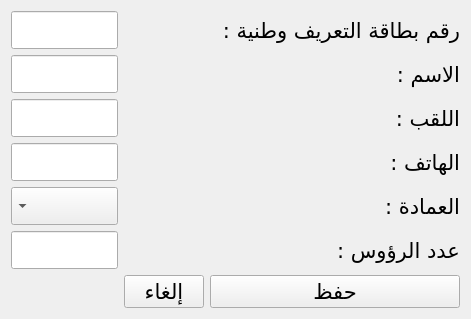
<?xml version="1.0" encoding="UTF-8"?>
<ui version="4.0">
 <class>newFarmers</class>
 <widget class="QWidget" name="newFarmers">
  <property name="windowModality">
   <enum>Qt::WindowModal</enum>
  </property>
  <property name="geometry">
   <rect>
    <x>0</x>
    <y>0</y>
    <width>442</width>
    <height>316</height>
   </rect>
  </property>
  <property name="font">
   <font>
    <family>Arabic Typesetting</family>
    <pointsize>16</pointsize>
   </font>
  </property>
  <property name="windowTitle">
   <string>D.P.A-إضافة فلاح جديد</string>
  </property>
  <property name="windowIcon">
   <iconset resource="../qrc_source/source.qrc">
    <normaloff>:/MainIcon/Image/pngtree-beautiful-wheat-glyph-vector-icon-png-image_2003301.jpg</normaloff>:/MainIcon/Image/pngtree-beautiful-wheat-glyph-vector-icon-png-image_2003301.jpg</iconset>
  </property>
  <property name="layoutDirection">
   <enum>Qt::RightToLeft</enum>
  </property>
  <property name="locale">
   <locale language="Arabic" country="Tunisia"/>
  </property>
  <layout class="QGridLayout" name="gridLayout">
   <item row="2" column="4">
    <widget class="QLineEdit" name="lastName">
     <property name="font">
      <font>
       <family>Arabic Typesetting</family>
       <pointsize>16</pointsize>
      </font>
     </property>
     <property name="maxLength">
      <number>100</number>
     </property>
    </widget>
   </item>
   <item row="0" column="4">
    <widget class="QLineEdit" name="idNumber">
     <property name="font">
      <font>
       <family>Arabic Typesetting</family>
       <pointsize>16</pointsize>
      </font>
     </property>
     <property name="inputMethodHints">
      <set>Qt::ImhDigitsOnly|Qt::ImhFormattedNumbersOnly|Qt::ImhPreferNumbers</set>
     </property>
     <property name="maxLength">
      <number>8</number>
     </property>
    </widget>
   </item>
   <item row="1" column="4">
    <widget class="QLineEdit" name="name">
     <property name="font">
      <font>
       <family>Arabic Typesetting</family>
       <pointsize>16</pointsize>
      </font>
     </property>
     <property name="inputMethodHints">
      <set>Qt::ImhNone</set>
     </property>
     <property name="maxLength">
      <number>100</number>
     </property>
    </widget>
   </item>
   <item row="5" column="4">
    <widget class="QLineEdit" name="headsNumber">
     <property name="font">
      <font>
       <family>Arabic Typesetting</family>
       <pointsize>16</pointsize>
      </font>
     </property>
     <property name="inputMethodHints">
      <set>Qt::ImhDigitsOnly|Qt::ImhFormattedNumbersOnly|Qt::ImhPreferNumbers</set>
     </property>
     <property name="maxLength">
      <number>8</number>
     </property>
    </widget>
   </item>
   <item row="3" column="4">
    <widget class="QLineEdit" name="phoneNumber">
     <property name="font">
      <font>
       <family>Arabic Typesetting</family>
       <pointsize>16</pointsize>
      </font>
     </property>
     <property name="inputMethodHints">
      <set>Qt::ImhDigitsOnly|Qt::ImhFormattedNumbersOnly|Qt::ImhPreferNumbers</set>
     </property>
     <property name="maxLength">
      <number>8</number>
     </property>
    </widget>
   </item>
   <item row="4" column="4">
    <widget class="QComboBox" name="Deanship">
     <property name="font">
      <font>
       <family>Arabic Typesetting</family>
       <pointsize>16</pointsize>
      </font>
     </property>
    </widget>
   </item>
   <item row="7" column="3">
    <widget class="QPushButton" name="cancel">
     <property name="font">
      <font>
       <family>Arabic Typesetting</family>
       <pointsize>16</pointsize>
      </font>
     </property>
     <property name="text">
      <string>إلغاء</string>
     </property>
    </widget>
   </item>
   <item row="7" column="0" colspan="3">
    <widget class="QPushButton" name="save">
     <property name="font">
      <font>
       <family>Arabic Typesetting</family>
       <pointsize>16</pointsize>
      </font>
     </property>
     <property name="text">
      <string>حفظ</string>
     </property>
    </widget>
   </item>
   <item row="0" column="0">
    <widget class="QLabel" name="label_2">
     <property name="font">
      <font>
       <family>Arabic Typesetting</family>
       <pointsize>16</pointsize>
      </font>
     </property>
     <property name="inputMethodHints">
      <set>Qt::ImhNone</set>
     </property>
     <property name="text">
      <string>رقم بطاقة التعريف وطنية :</string>
     </property>
    </widget>
   </item>
   <item row="1" column="0">
    <widget class="QLabel" name="label_3">
     <property name="font">
      <font>
       <family>Arabic Typesetting</family>
       <pointsize>16</pointsize>
      </font>
     </property>
     <property name="text">
      <string>الاسم :</string>
     </property>
    </widget>
   </item>
   <item row="2" column="0">
    <widget class="QLabel" name="label_4">
     <property name="font">
      <font>
       <family>Arabic Typesetting</family>
       <pointsize>16</pointsize>
      </font>
     </property>
     <property name="text">
      <string>اللقب :</string>
     </property>
    </widget>
   </item>
   <item row="3" column="0">
    <widget class="QLabel" name="label_8">
     <property name="font">
      <font>
       <family>Arabic Typesetting</family>
       <pointsize>16</pointsize>
      </font>
     </property>
     <property name="text">
      <string>الهاتف :</string>
     </property>
    </widget>
   </item>
   <item row="4" column="0">
    <widget class="QLabel" name="label_6">
     <property name="font">
      <font>
       <family>Arabic Typesetting</family>
       <pointsize>16</pointsize>
      </font>
     </property>
     <property name="text">
      <string>العمادة :</string>
     </property>
    </widget>
   </item>
   <item row="5" column="0">
    <widget class="QLabel" name="label_7">
     <property name="font">
      <font>
       <family>Arabic Typesetting</family>
       <pointsize>16</pointsize>
      </font>
     </property>
     <property name="text">
      <string>عدد الرؤوس :</string>
     </property>
    </widget>
   </item>
  </layout>
 </widget>
 <resources>
  <include location="../qrc_source/source.qrc"/>
 </resources>
 <connections/>
</ui>
